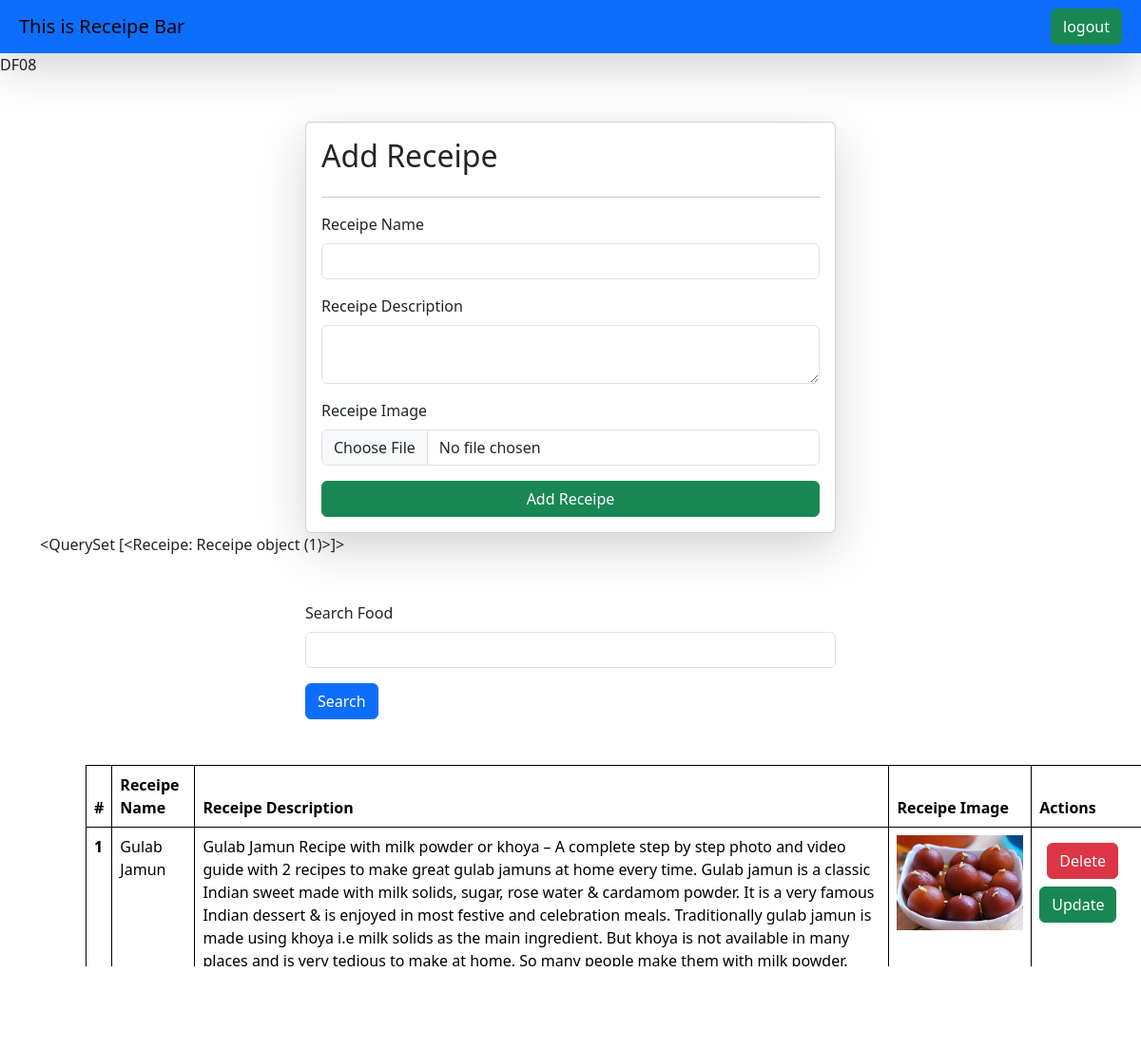
/receipes/ (signed in), run on the app's committed database.
### vege/models.py (models this page shows, shortened)
class Receipe(models.Model):
    user = models.ForeignKey(User , on_delete=models.SET_NULL , null=True , blank=True)
    receipe_name = models.CharField(max_length=100 , null=True)
    slug = models.SlugField(default='default-slug',unique=True)
    receipe_desc = models.TextField()
    receipe_img = models.ImageField(upload_to="receipe")
    receipe_view_count = models.IntegerField(default=1)
    is_deleted = models.BooleanField(default=False)

### vege/views.py (the view, shortened to what this page needs)
# urls.py: path('receipes/' , receipes , name="receipes"),
@login_required(login_url="/login/")
def receipes(request):
    queryset = Receipe.objects.filter(is_deleted = False)
    if request.GET.get('search'):
       queryset = queryset.filter(receipe_name__icontains = request.GET.get('search'))
    context = {'receipes' : queryset}
    return render(request , 'receipe.html',context)

### vege/templates/receipe.html (shortened to what this page needs)
{% extends "base.html" %}
{% block start %}
{{request.user}}
<div class = "container mt-5">
    <form class="col-6 mx-auto card p-3 shadow-lg" method="post" enctype="multipart/form-data">
        <h2>Add Receipe</h2>
        <hr>
        <div class="mb-3">
          <label for="exampleInputEmail1" class="form-label">Receipe Name</label>
          <input name="receipe_name" required type="text" class="form-control" >
        </div>
        <div class="mb-3">
          <label for="exampleInputPassword1" class="form-label">Receipe Description</label>
          <textarea name = "receipe_desc" class = "form-control" required></textarea>
        </div>
        <div class="mb-3">
            <label for="exampleInputPassword1" class="form-label">Receipe Image</label>
            <input  name="receipe_img" type="file" class="form-control" >
          </div>
        <button type="submit" class="btn btn-success">Add Receipe</button>
      </form>
      {{receipes}}
      <div class="mt-5">
        <div class="mx-auto col-6">
          <div class="mb-3">
            <form>
            <label for="exampleInputEmail1" class="form-label">Search Food</label>
            <input name="search"  type="text" class="form-control" >
          </div>
          <button type="submit" class="btn btn-primary"> Search</button>
        </div>
      </div>
      <table class="table m-5">
        <thead>
          <tr>
            <th scope="col">#</th>
            <th scope="col">Receipe Name</th>
            <th scope="col">Receipe Description</th>
            <th scope="col">Receipe Image</th>
            <th scope="col">Actions</th>
          </tr>
        </thead>
        <tbody>
          {% for receipe in receipes %}
          <tr>
            <th scope="row">{{forloop.counter}}</th>
            <td>{{receipe.receipe_name}}</td>
            <td>{{receipe.receipe_desc}}</td>
            <td><img src = "/media/{{receipe.receipe_img}}" style="height: 100px;"></td>
            <td>
              <a href="/delete-receipe/{{receipe.id}}/" class="btn btn-danger m-2">Delete</a>
              <a href="/update-receipe/{{receipe.id}}/" class="btn btn-success">Update</a>
            </td>
          </tr>
         {% endfor %}
        </tbody>
      </table>
</div>
0{% endblock %}

### vege/templates/base.html (shortened to what this page needs)
<!DOCTYPE html>
<html lang="en">
    <head>
        <link href="https://cdn.jsdelivr.net/npm/bootstrap@5.3.3/dist/css/bootstrap.min.css" rel="stylesheet">
  </head>
    </head>
    <body>
        <nav class="navbar dark p-2 bg-primary shadow-lg">
            <div class="container-fluid">
              <a class="navbar-brand">This is Receipe Bar</a>
              <form class="d-flex" role="search">
                {% if request.user.is_authenticated %}
                <a href="/logout/" class="btn btn-success" type="submit">logout</a>
                {% else %}
                <a href="/login/" class="btn btn-success" type="submit">login</a>
                {% endif %}
              </form>
            </div>
          </nav>
        {% block start %}
        {% endblock %}
    </body>
    </html>

### vege/templates/base.html (style rules this page uses)
table, th, td { border: 1px solid black; }

### data on the page
Receipe: id "<QuerySet [<Receipe: Receipe object (1)>]>", receipe_name "Gulab Jamun", receipe_desc "Gulab Jamun Recipe with milk powder or khoya – A complete step by step photo and video guide with 2 recipes to make great gulab jamuns at home every time. Gulab jamun is a classic Indian sweet made with milk solids, sugar, rose water & cardamom powder. It is a very famous Indian dessert & is enjoyed in most festive and celebration meals. Traditionally gulab jamun is made using khoya i.e milk solids as the main ingredient. But khoya is not available in many places and is very tedious to make at home. So many people make them with milk powder.", receipe_img (picture)

### other printed values
{{ request.user }} "DF08"
